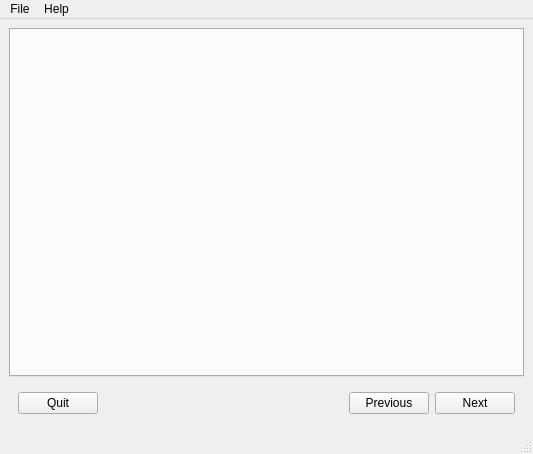
<?xml version="1.0" encoding="UTF-8"?>
<ui version="4.0">
 <class>MainWindow</class>
 <widget class="QMainWindow" name="MainWindow">
  <property name="geometry">
   <rect>
    <x>0</x>
    <y>0</y>
    <width>533</width>
    <height>454</height>
   </rect>
  </property>
  <property name="windowTitle">
   <string>Relinux</string>
  </property>
  <property name="styleSheet">
   <string notr="true"/>
  </property>
  <widget class="QWidget" name="centralwidget">
   <layout class="QVBoxLayout" name="verticalLayout">
    <item>
     <widget class="QTabWidget" name="moduleNotebook">
      <property name="tabShape">
       <enum>QTabWidget::Rounded</enum>
      </property>
      <property name="currentIndex">
       <number>-1</number>
      </property>
      <property name="tabsClosable">
       <bool>false</bool>
      </property>
      <property name="movable">
       <bool>false</bool>
      </property>
     </widget>
    </item>
    <item>
     <widget class="QWidget" name="wizardButtons" native="true">
      <property name="sizePolicy">
       <sizepolicy hsizetype="MinimumExpanding" vsizetype="Preferred">
        <horstretch>0</horstretch>
        <verstretch>0</verstretch>
       </sizepolicy>
      </property>
      <property name="minimumSize">
       <size>
        <width>0</width>
        <height>30</height>
       </size>
      </property>
      <layout class="QHBoxLayout" name="horizontalLayout">
       <item>
        <widget class="QPushButton" name="quitBtn">
         <property name="text">
          <string>Quit</string>
         </property>
        </widget>
       </item>
       <item>
        <spacer name="spacer">
         <property name="orientation">
          <enum>Qt::Horizontal</enum>
         </property>
         <property name="sizeHint" stdset="0">
          <size>
           <width>40</width>
           <height>20</height>
          </size>
         </property>
        </spacer>
       </item>
       <item>
        <widget class="QPushButton" name="prevBtn">
         <property name="text">
          <string>Previous</string>
         </property>
        </widget>
       </item>
       <item>
        <widget class="QPushButton" name="nextBtn">
         <property name="text">
          <string>Next</string>
         </property>
        </widget>
       </item>
      </layout>
     </widget>
    </item>
   </layout>
  </widget>
  <widget class="QMenuBar" name="menubar">
   <property name="geometry">
    <rect>
     <x>0</x>
     <y>0</y>
     <width>533</width>
     <height>21</height>
    </rect>
   </property>
   <widget class="QMenu" name="menuFile">
    <property name="title">
     <string>File</string>
    </property>
    <addaction name="actionNew"/>
    <addaction name="actionOpen"/>
    <addaction name="actionSave"/>
    <addaction name="actionSave_as"/>
    <addaction name="separator"/>
    <addaction name="actionQuit"/>
   </widget>
   <widget class="QMenu" name="menuHelp">
    <property name="title">
     <string>Help</string>
    </property>
    <addaction name="actionAbout_Qt"/>
    <addaction name="actionAbout"/>
   </widget>
   <addaction name="menuFile"/>
   <addaction name="menuHelp"/>
  </widget>
  <widget class="QStatusBar" name="statusbar">
   <property name="styleSheet">
    <string notr="true"/>
   </property>
  </widget>
  <action name="actionNew">
   <property name="text">
    <string>New</string>
   </property>
   <property name="shortcut">
    <string>Ctrl+N</string>
   </property>
  </action>
  <action name="actionOpen">
   <property name="text">
    <string>Open</string>
   </property>
   <property name="shortcut">
    <string>Ctrl+O</string>
   </property>
  </action>
  <action name="actionSave">
   <property name="text">
    <string>Save</string>
   </property>
   <property name="shortcut">
    <string>Ctrl+S</string>
   </property>
  </action>
  <action name="actionSave_as">
   <property name="text">
    <string>Save as</string>
   </property>
   <property name="shortcut">
    <string>Ctrl+Shift+S</string>
   </property>
  </action>
  <action name="actionQuit">
   <property name="text">
    <string>Quit</string>
   </property>
   <property name="shortcut">
    <string>Ctrl+Q</string>
   </property>
  </action>
  <action name="actionAbout">
   <property name="text">
    <string>About</string>
   </property>
  </action>
  <action name="actionAbout_Qt">
   <property name="text">
    <string>About Qt</string>
   </property>
  </action>
 </widget>
 <resources/>
 <connections/>
</ui>
